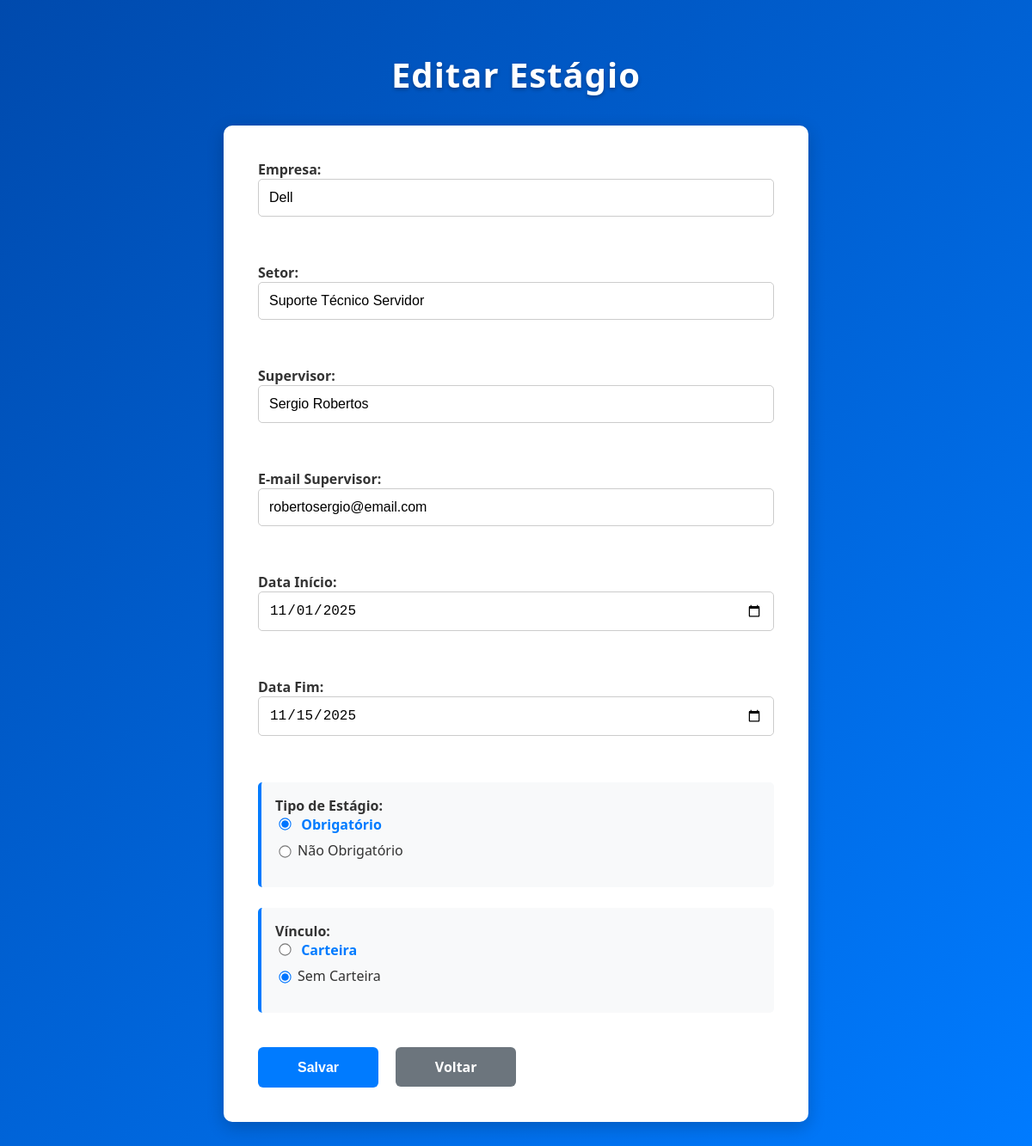
Page /editar.php?idEstagio=60 on the committed database.
### tables this page shows
CREATE TABLE `estagio` (
  `idEstagio` int(11) NOT NULL,
  `nome` varchar(255) NOT NULL,
  `dataInicio` date NOT NULL,
  `dataFim` date NOT NULL,
  `empresa` varchar(255) NOT NULL,
  `setorEmpresa` varchar(255) NOT NULL,
  `vinculoTrabalhista` tinyint(1) NOT NULL,
  `nomeSupervisor` varchar(255) NOT NULL,
  `obrigatorio` tinyint(1) NOT NULL,
  `emailSupervisor` varchar(255) NOT NULL,
  `idAluno` int(11) NOT NULL,
  `idProfessor` int(11) NOT NULL,
  `status` int(10) NOT NULL,
  `professor` varchar(200) NOT NULL
);

### bd/MySQL.php (called while the page is built, shortened)
<?php
class MySQL{
	private $connection;
	public function __construct(){
		try {
			$this->connection = new \mysqli(HOST, USUARIO, SENHA, BANCO);
			$this->connection->query("CREATE DATABASE IF NOT EXISTS " . BANCO);
			$this->connection->select_db(BANCO);
			$this->connection->set_charset("utf8");
		} catch (Exception $e) {
			error_log("Erro na conexão MySQL: " . $e->getMessage());
			throw $e;
		}
	}
	public function consulta($sql){
		try {
			$result = $this->connection->query($sql);
			$data = array();
			while($item = mysqli_fetch_array($result, MYSQLI_ASSOC)){
				$data[] = $item;
			}
			return $data;
		} catch (Exception $e) {
			error_log("Erro ao consultar: " . $e->getMessage());
			throw $e;
		}
	}
	}
?>

### classes/Estagio.php (called while the page is built, shortened)
<?php
require_once __DIR__."/../bd/MySQL.php";
class Estagio{
    private $dataInicio;
    private $dataFim;
    private $empresa;
    private $setorEmpresa;
    private $vinculoTrabalhista;
    private $obrigatorio;
    private $nameSupervisor;
    private $emailSupervisor;
    private $status;
    public function __construct($name = '', $dataInicio = null, $dataFim = null,
        $empresa = '', $setorEmpresa = '', $vinculoTrabalhista = 0,
        $obrigatorio = 0, $nameSupervisor = '', $emailSupervisor = '',
        $professor = '', $idAluno = null, $idProfessor = null, $status = 1){
        $this->dataInicio = $dataInicio;
        $this->dataFim = $dataFim;
        $this->empresa = $empresa;
        $this->setorEmpresa = $setorEmpresa;
        $this->vinculoTrabalhista = $vinculoTrabalhista;
        $this->obrigatorio = $obrigatorio;
        $this->nameSupervisor = $nameSupervisor;
        $this->emailSupervisor = $emailSupervisor;
        $this->status = $status;
    }
    public function getDataInicio(){
        return $this->dataInicio;
    }
    public function getDataFim(){
        return $this->dataFim;
    }
    public function getEmpresa(){
        return $this->empresa;
    }
    public function getSetorEmpresa(){
        return $this->setorEmpresa;
    }
    public function isVinculoTrabalhista(){
        return $this->vinculoTrabalhista;
    }
    public function isObrigatorio(){
        return $this->obrigatorio;
    }
    public function getNameSupervisor(){
        return $this->nameSupervisor;
    }
    public function getEmailSupervisor(){
        return $this->emailSupervisor;
    }
    public static function find($idEstagio):Estagio{
        $conexao = new MySQL();
        $sql = "SELECT e.*, u.nome AS nomeProfessor FROM estagio e LEFT JOIN usuario u ON e.idProfessor = u.idUsuario WHERE e.idEstagio = {$idEstagio} LIMIT 1";
        $resultado = $conexao->consulta($sql);
        $row = $resultado[0];
        $profNome = $row['nomeProfessor'] ?? '';
        $e = new Estagio(
            $row['nome'] ?? '',
            $row['dataInicio'] ?? null,
            $row['dataFim'] ?? null,
            $row['empresa'] ?? '',
            $row['setorEmpresa'] ?? '',
            $row['vinculoTrabalhista'] ?? 0,
            $row['obrigatorio'] ?? 0,
            $row['nomeSupervisor'] ?? '',
            $row['emailSupervisor'] ?? '',
            $profNome,
            $row['idAluno'] ?? null,
            $row['idProfessor'] ?? null
        );
        $e->setIdEstagio($row['idEstagio'] ?? null);
        $e->setStatus($row['status'] ?? 1);
        return $e;
    }
    public function setStatus($status): void{
        $this->status = $status;
    }
    public function isFinalizado(): bool{
        return intval($this->status) === self::STATUS_FINALIZADO;
    }
}

### editar.php (the view, shortened to what this page needs)
<?php
require_once __DIR__ . '/classes/Estagio.php';
$estagio = null;
if(isset($_GET['idEstagio'])){
     $id = intval($_GET['idEstagio']);
     $estagio = Estagio::find($id);
}
?>
<!DOCTYPE html>
<html lang="pt-br">
<head>
     <link rel="stylesheet" href="styles/cadastro.css">
</head>
<body>
     <h1>Editar Estágio</h1>
     <?php if(!$estagio): ?>
          <p>Nenhum estágio selecionado. <a href="listagem.php">Voltar à lista</a></p>
     <?php else: ?>
          <?php if($estagio->isFinalizado()): ?>
               <p>Este estágio está finalizado e encontra-se inativo no sistema. Você não pode editar suas informações.</p>
               <ul>
                    <li>Empresa: <?= htmlspecialchars($estagio->getEmpresa()) ?></li>
                    <li>Período: <?= htmlspecialchars($estagio->getDataInicio()) ?> - <?= htmlspecialchars($estagio->getDataFim()) ?></li>
                    <li>Setor: <?= htmlspecialchars($estagio->getSetorEmpresa()) ?></li>
                    <li>Supervisor: <?= htmlspecialchars($estagio->getNameSupervisor()) ?> (<?= htmlspecialchars($estagio->getEmailSupervisor()) ?>)</li>
               </ul>
               <a href="listagem.php">Voltar à lista</a>
          <?php else: ?>
               <form method="post" action="editar.php">
                    <label>Empresa: <input type="text" name="nomeEmpresa" value="<?= htmlspecialchars($estagio->getEmpresa()) ?>"></label><br>
                    <label>Setor: <input type="text" name="setor" value="<?= htmlspecialchars($estagio->getSetorEmpresa()) ?>"></label><br>
                    <label>Supervisor: <input type="text" name="nomeSupervisor" value="<?= htmlspecialchars($estagio->getNameSupervisor()) ?>"></label><br>
                    <label>E-mail Supervisor: <input type="email" name="emailSupervisor" value="<?= htmlspecialchars($estagio->getEmailSupervisor()) ?>"></label><br>
                    <label>Data Início: <input type="date" name="dataInicio" value="<?= htmlspecialchars($estagio->getDataInicio()) ?>" required></label><br>
                    <label>Data Fim: <input type="date" name="dataFim" value="<?= htmlspecialchars($estagio->getDataFim()) ?>" required></label><br>
                    <label>Tipo de Estágio:
                         <label><input type="radio" name="estagioTipo" value="1" <?= $estagio->isObrigatorio() ? 'checked' : '' ?>> Obrigatório</label>
                         <label><input type="radio" name="estagioTipo" value="0" <?= !$estagio->isObrigatorio() ? 'checked' : '' ?>> Não Obrigatório</label>
                    </label>
                    <label>Vínculo:
                         <label><input type="radio" name="vinculo" value="1" <?= $estagio->isVinculoTrabalhista() ? 'checked' : '' ?>> Carteira</label>
                         <label><input type="radio" name="vinculo" value="0" <?= !$estagio->isVinculoTrabalhista() ? 'checked' : '' ?>> Sem Carteira</label>
                    </label>
                    <button type="submit" name="save">Salvar</button>
                    <a href="listagem.php">Voltar</a>
               </form>
          <?php endif; ?>
     <?php endif; ?>
</body>
</html>

### styles/cadastro.css (style rules this page uses)
body { font-family: 'Segoe UI', Tahoma, Geneva, Verdana, sans-serif; background: linear-gradient(135deg, #004aad, #007bff); min-height: 100vh; margin: 0; padding: 2rem 1rem; color: #333; }
h1 { text-align: center; color: #fff; font-size: 2.5rem; letter-spacing: 1px; margin-bottom: 2rem; text-shadow: 0 2px 4px rgba(0, 0, 0, 0.3); }
form { background-color: #fff; padding: 2.5rem; border-radius: 10px; box-shadow: 0 6px 20px rgba(0, 0, 0, 0.2); max-width: 600px; margin: 0 auto; }
label { display: block; font-weight: 600; margin-bottom: 0.5rem; color: #333; font-size: 1rem; }
input[type="text"], input[type="email"], input[type="date"] { width: 100%; padding: 0.75rem; border: 1px solid #ccc; border-radius: 5px; font-size: 1rem; transition: border-color 0.3s ease, box-shadow 0.3s ease; box-sizing: border-box; margin-bottom: 1.5rem; }
label > label { display: inline-flex; align-items: center; margin-right: 2rem; margin-bottom: 1rem; font-weight: normal; cursor: pointer; }
input[type="radio"] { margin-right: 0.5rem; transform: scale(1.1); }
label:has(> label) { background-color: #f8f9fa; padding: 1rem; border-radius: 5px; margin-bottom: 1.5rem; border-left: 4px solid #007bff; }
label:has(> label) > label:first-child { font-weight: 600; color: #007bff; margin-bottom: 0.5rem; display: block; }
button { background-color: #007bff; color: #fff; padding: 0.9rem 2rem; font-weight: bold; font-size: 1rem; border: none; border-radius: 6px; cursor: pointer; transition: all 0.3s ease; margin-right: 1rem; min-width: 140px; text-align: center; display: inline-block; box-sizing: border-box; }
a { background-color: #007bff; color: #fff; padding: 0.9rem 2rem; font-weight: bold; font-size: 1rem; border: none; border-radius: 6px; cursor: pointer; transition: all 0.3s ease; margin-right: 1rem; min-width: 140px; text-align: center; display: inline-block; box-sizing: border-box; text-decoration: none; }
form > button:last-child, form > a:last-child { margin-top: 1rem; }
form, ul, p { animation: fadeIn 0.5s ease-in-out; }
a[href="listagem.php"] { background-color: #6c757d; color: white; text-decoration: none; padding: 0.75rem 1.5rem; border-radius: 6px; display: inline-block; transition: all 0.3s ease; font-weight: 600; margin-top: 1rem; }

### rows in the picture
estagio: nomeEmpresa "Dell", setor "Suporte Técnico Servidor", nomeSupervisor "Sergio Robertos", emailSupervisor "robertosergio@email.com", dataInicio "11/01/2025", dataFim "11/15/2025", obrigatorio "☑ Tipo de Estágio: Obrigatório", obrigatorio "☐ Não Obrigatório", vinculoTrabalhista "☐ Vínculo: Carteira Sem Carteir", vinculoTrabalhista "☑ Sem Carteira"
